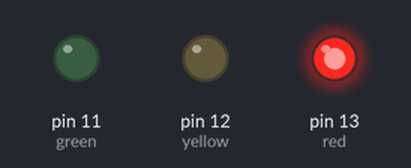
This sketch was run on a simulated Arduino Uno, built with avr-gcc and run on an emulated ATmega328P. Parts: output pins drawn as LEDs (lit = HIGH).

Above: at 2.5 s.
At 7.5 s:
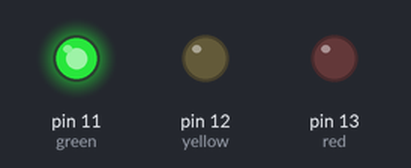
At 11.0 s:
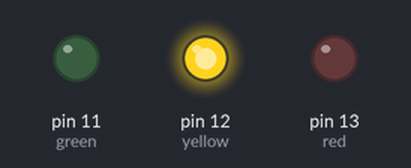
Timing chart, 0 to 15.6 s (numbered marks = the images above):
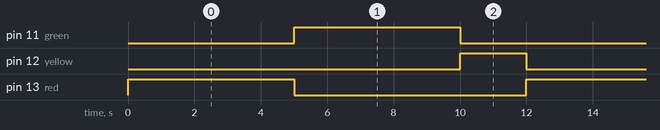

The sketch:

traffic_light.ino
```cpp
int red = 13;
int yellow = 12;
int green = 11;

void setup() {
  pinMode(red, OUTPUT);
  pinMode(yellow, OUTPUT);
  pinMode(green, OUTPUT);
}

void loop() {
  // RED ON
  digitalWrite(red, HIGH);
  digitalWrite(yellow, LOW);
  digitalWrite(green, LOW);
  delay(5000); // 5 seconds

  // GREEN ON
  digitalWrite(red, LOW);
  digitalWrite(yellow, LOW);
  digitalWrite(green, HIGH);
  delay(5000);

  // YELLOW ON
  digitalWrite(red, LOW);
  digitalWrite(yellow, HIGH);
  digitalWrite(green, LOW);
  delay(2000); // 2 seconds
}
```

Measured:
- by itself, pin 11 (green), pin 13 (red): alternates HIGH for 5.0 s and LOW for 7.0 s
- by itself, pin 12 (yellow): alternates HIGH for 2.0 s and LOW for 10.0 s
- by itself, everything shown: repeats every 12.0 s, in 3 steps
